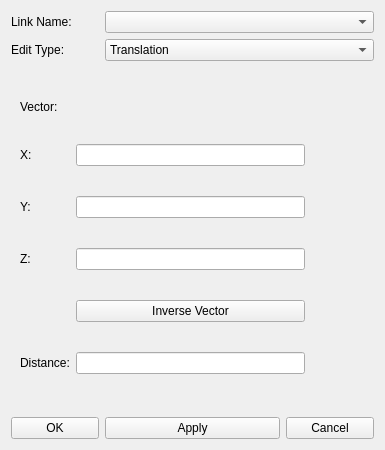
<?xml version="1.0" encoding="UTF-8"?>
<ui version="4.0">
 <class>EditLocationWidget</class>
 <widget class="QWidget" name="EditLocationWidget">
  <property name="geometry">
   <rect>
    <x>0</x>
    <y>0</y>
    <width>385</width>
    <height>450</height>
   </rect>
  </property>
  <property name="windowTitle">
   <string>Edit Location</string>
  </property>
  <layout class="QGridLayout" name="gridLayout_12">
   <item row="3" column="3">
    <widget class="QPushButton" name="pushButton_editCancel">
     <property name="text">
      <string>Cancel</string>
     </property>
    </widget>
   </item>
   <item row="0" column="1" colspan="3">
    <widget class="QComboBox" name="comboBox_editModelName"/>
   </item>
   <item row="0" column="0">
    <widget class="QLabel" name="label_editModelName">
     <property name="text">
      <string>Link Name:</string>
     </property>
    </widget>
   </item>
   <item row="1" column="1" colspan="3">
    <widget class="QComboBox" name="comboBox_editType">
     <item>
      <property name="text">
       <string>Translation</string>
      </property>
     </item>
     <item>
      <property name="text">
       <string>Rotation</string>
      </property>
     </item>
    </widget>
   </item>
   <item row="3" column="1" colspan="2">
    <widget class="QPushButton" name="pushButton_applyEdit">
     <property name="text">
      <string>Apply</string>
     </property>
    </widget>
   </item>
   <item row="2" column="0" colspan="4">
    <widget class="QStackedWidget" name="stackedWidget_editJointModelPos">
     <property name="currentIndex">
      <number>0</number>
     </property>
     <widget class="QWidget" name="page_translationJointModel">
      <layout class="QGridLayout" name="gridLayout">
       <item row="2" column="0">
        <widget class="QLabel" name="label_translationVecY">
         <property name="sizePolicy">
          <sizepolicy hsizetype="Fixed" vsizetype="Preferred">
           <horstretch>0</horstretch>
           <verstretch>0</verstretch>
          </sizepolicy>
         </property>
         <property name="text">
          <string>Y:</string>
         </property>
        </widget>
       </item>
       <item row="0" column="0">
        <widget class="QLabel" name="label_translationVec">
         <property name="sizePolicy">
          <sizepolicy hsizetype="Fixed" vsizetype="Fixed">
           <horstretch>0</horstretch>
           <verstretch>0</verstretch>
          </sizepolicy>
         </property>
         <property name="text">
          <string>Vector:</string>
         </property>
        </widget>
       </item>
       <item row="3" column="0">
        <widget class="QLabel" name="label_translationVecZ">
         <property name="sizePolicy">
          <sizepolicy hsizetype="Fixed" vsizetype="Preferred">
           <horstretch>0</horstretch>
           <verstretch>0</verstretch>
          </sizepolicy>
         </property>
         <property name="text">
          <string>Z:</string>
         </property>
        </widget>
       </item>
       <item row="5" column="2">
        <widget class="QLineEdit" name="lineEdit_translationDistance"/>
       </item>
       <item row="5" column="0" colspan="2">
        <widget class="QLabel" name="label_translationDistance">
         <property name="sizePolicy">
          <sizepolicy hsizetype="Fixed" vsizetype="Preferred">
           <horstretch>0</horstretch>
           <verstretch>0</verstretch>
          </sizepolicy>
         </property>
         <property name="text">
          <string>Distance:</string>
         </property>
        </widget>
       </item>
       <item row="1" column="0">
        <widget class="QLabel" name="label_translationVecX">
         <property name="sizePolicy">
          <sizepolicy hsizetype="Fixed" vsizetype="Preferred">
           <horstretch>0</horstretch>
           <verstretch>0</verstretch>
          </sizepolicy>
         </property>
         <property name="text">
          <string>X:</string>
         </property>
        </widget>
       </item>
       <item row="1" column="3">
        <spacer name="horizontalSpacer_17">
         <property name="orientation">
          <enum>Qt::Horizontal</enum>
         </property>
         <property name="sizeType">
          <enum>QSizePolicy::Fixed</enum>
         </property>
         <property name="sizeHint" stdset="0">
          <size>
           <width>60</width>
           <height>20</height>
          </size>
         </property>
        </spacer>
       </item>
       <item row="4" column="2">
        <widget class="QPushButton" name="pushButton_inverseTranslationVec">
         <property name="text">
          <string>Inverse Vector</string>
         </property>
        </widget>
       </item>
       <item row="3" column="2">
        <widget class="QLineEdit" name="lineEdit_translationVecZ"/>
       </item>
       <item row="2" column="2">
        <widget class="QLineEdit" name="lineEdit_translationVecY"/>
       </item>
       <item row="1" column="2">
        <widget class="QLineEdit" name="lineEdit_translationVecX"/>
       </item>
      </layout>
     </widget>
     <widget class="QWidget" name="page_rotationJointModel">
      <layout class="QGridLayout" name="gridLayout_11">
       <item row="1" column="2">
        <widget class="QLineEdit" name="lineEdit_rotationVecX"/>
       </item>
       <item row="3" column="0">
        <widget class="QLabel" name="label_rotationVecZ">
         <property name="sizePolicy">
          <sizepolicy hsizetype="Fixed" vsizetype="Preferred">
           <horstretch>0</horstretch>
           <verstretch>0</verstretch>
          </sizepolicy>
         </property>
         <property name="text">
          <string>Z:</string>
         </property>
        </widget>
       </item>
       <item row="2" column="2">
        <widget class="QLineEdit" name="lineEdit_rotationVecY"/>
       </item>
       <item row="2" column="0">
        <widget class="QLabel" name="label_rotationVecY">
         <property name="sizePolicy">
          <sizepolicy hsizetype="Fixed" vsizetype="Preferred">
           <horstretch>0</horstretch>
           <verstretch>0</verstretch>
          </sizepolicy>
         </property>
         <property name="text">
          <string>Y:</string>
         </property>
        </widget>
       </item>
       <item row="1" column="0">
        <widget class="QLabel" name="label_rotationVecX">
         <property name="sizePolicy">
          <sizepolicy hsizetype="Fixed" vsizetype="Preferred">
           <horstretch>0</horstretch>
           <verstretch>0</verstretch>
          </sizepolicy>
         </property>
         <property name="text">
          <string>X:</string>
         </property>
        </widget>
       </item>
       <item row="5" column="0">
        <widget class="QLabel" name="label_rotateAngle_2">
         <property name="sizePolicy">
          <sizepolicy hsizetype="Fixed" vsizetype="Preferred">
           <horstretch>0</horstretch>
           <verstretch>0</verstretch>
          </sizepolicy>
         </property>
         <property name="text">
          <string>Angle:</string>
         </property>
        </widget>
       </item>
       <item row="1" column="3">
        <spacer name="horizontalSpacer_18">
         <property name="orientation">
          <enum>Qt::Horizontal</enum>
         </property>
         <property name="sizeType">
          <enum>QSizePolicy::Fixed</enum>
         </property>
         <property name="sizeHint" stdset="0">
          <size>
           <width>60</width>
           <height>20</height>
          </size>
         </property>
        </spacer>
       </item>
       <item row="3" column="2">
        <widget class="QLineEdit" name="lineEdit_rotationVecZ"/>
       </item>
       <item row="4" column="2">
        <widget class="QPushButton" name="pushButton_inverseRotationVec">
         <property name="sizePolicy">
          <sizepolicy hsizetype="Expanding" vsizetype="Fixed">
           <horstretch>0</horstretch>
           <verstretch>0</verstretch>
          </sizepolicy>
         </property>
         <property name="text">
          <string>Inverse Vector</string>
         </property>
        </widget>
       </item>
       <item row="5" column="2">
        <widget class="QLineEdit" name="lineEdit_rotationAngle">
         <property name="placeholderText">
          <string>Please input an angle</string>
         </property>
        </widget>
       </item>
       <item row="0" column="0" colspan="3">
        <widget class="QLabel" name="label_rotationVec">
         <property name="sizePolicy">
          <sizepolicy hsizetype="Fixed" vsizetype="Fixed">
           <horstretch>0</horstretch>
           <verstretch>0</verstretch>
          </sizepolicy>
         </property>
         <property name="text">
          <string>Vector of axis:</string>
         </property>
        </widget>
       </item>
       <item row="1" column="1">
        <spacer name="horizontalSpacer_19">
         <property name="orientation">
          <enum>Qt::Horizontal</enum>
         </property>
         <property name="sizeType">
          <enum>QSizePolicy::Fixed</enum>
         </property>
         <property name="sizeHint" stdset="0">
          <size>
           <width>20</width>
           <height>20</height>
          </size>
         </property>
        </spacer>
       </item>
      </layout>
     </widget>
    </widget>
   </item>
   <item row="3" column="0">
    <widget class="QPushButton" name="pushButton_ensureEdit">
     <property name="text">
      <string>OK</string>
     </property>
    </widget>
   </item>
   <item row="1" column="0">
    <widget class="QLabel" name="label_editType">
     <property name="text">
      <string>Edit Type:</string>
     </property>
    </widget>
   </item>
  </layout>
 </widget>
 <resources/>
 <connections/>
</ui>
